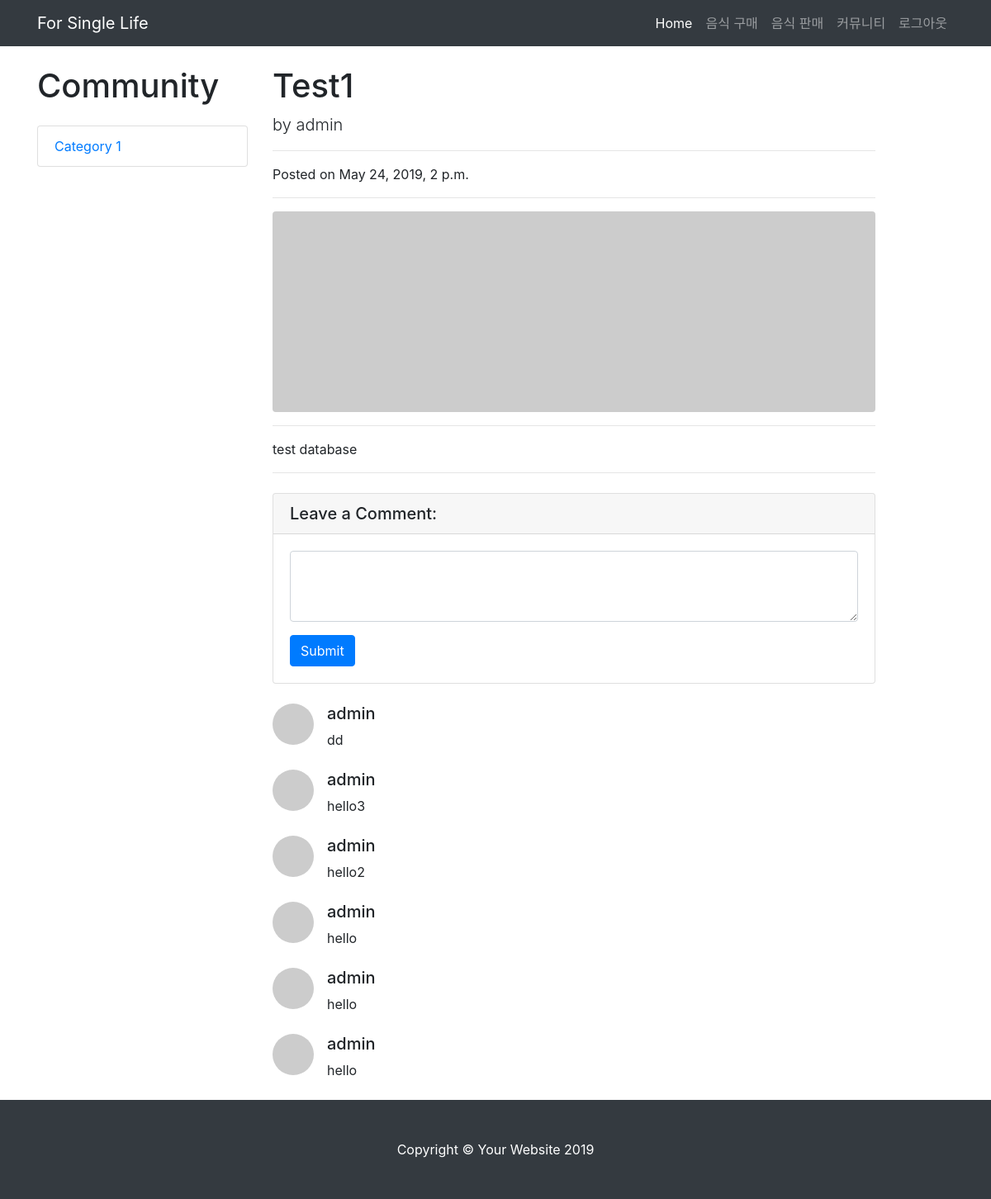
The page /community/post=1 on the database its author committed.
### app/models.py (models this page shows)
class Board(models.Model):
    subject = models.CharField(max_length=50, blank=True)
    name = models.CharField(max_length=30, blank=True)
    created_date = models.DateTimeField(auto_now_add=True)
    content = models.TextField(blank=True)
    photo = models.ImageField(blank=True)
    view = models.IntegerField(default=0)

class Comment(models.Model):
    post = models.ForeignKey(Board, on_delete=models.CASCADE, related_name='comments')
    comment_date = models.DateTimeField(auto_now_add=True)
    comment_contents = models.CharField(max_length=200)
    comment_writer = models.CharField(max_length=30, blank=True)
    class Meta:
        ordering = ['-id']

### app/views.py (the view)
# urls.py: path('community/post=<int:board_id>', views.view_post, name='community_view'),
def view_post(request, board_id):
    board = Board.objects.get(pk=board_id)
    board.view += 1
    board.save()
    context = {'board': board}
    return render(request, "read_post.html", context)

### templates/read_post.html (shortened to what this page needs)
{% load staticfiles %}
<!DOCTYPE html>
<html lang="en">
<head>
  <link href="{% static 'vendor/bootstrap/css/bootstrap.min.css' %}" rel="stylesheet">
  <link href="{% static 'css/blog-post.css' %}" rel="stylesheet">
</head>
<body>
  <nav class="navbar navbar-expand-lg navbar-dark bg-dark fixed-top">
    <div class="container">
      <a class="navbar-brand" href="{% url 'main' %}">For Single Life</a>
      <div class="collapse navbar-collapse" id="navbarResponsive">
        <ul class="navbar-nav ml-auto">
          <li class="nav-item active">
            <a class="nav-link" href="{% url 'main' %}">Home
            </a>
          </li>
          <li class="nav-item">
            <a class="nav-link" href="{% url 'foodlist' %}">음식 구매</a>
          </li>
          <li class="nav-item">
            <a class="nav-link" href="{% url 'foodreg' %}">음식 판매</a>
          </li>
          <li class="nav-item">
            <a class="nav-link" href="{% url 'community' %}">커뮤니티</a>
          </li>
            <li class="nav-item">
            <a class="nav-link" href="{% url 'logout' %}">로그아웃</a>
          </li>
        </ul>
      </div>
    </div>
  </nav>
  <div class="container">
    <div class="row">
        <div class="col-lg-3">
        <h1 class="my-4">Community</h1>
        <div class="list-group">
          <a href="#" class="list-group-item">Category 1</a>
        </div>
      </div>
      <div class="col-lg-8">
        <h1 class="mt-4">{{ board.subject }}</h1>
        <p class="lead">
          by
          <a>{{ board.name }}</a>
        </p>
        <hr>
        <p>Posted on {{ board.created_date }}</p>
        <hr>
        {% if board.photo %}
        <img class="img-fluid rounded" name="image" src="{{ board.photo.url }}" alt="">
            {% else %}
            <img class="img-fluid rounded" name="image" src="http://placehold.it/900x300" alt="">
      {% endif %}
        <hr>
        <p>{{ board.content }}</p>
        <hr>
        <div class="card my-4">
          <h5 class="card-header">Leave a Comment:</h5>
          <div class="card-body">
            <form action="post={{ board.id }}/comment_write" method="POST">
              <div class="form-group">
                <textarea class="form-control" name="content" rows="3"></textarea>
              </div>
              <button type="submit" value="{{ board.id }}" class="btn btn-primary">Submit</button>
            </form>
          </div>
        </div>
        {% for comment in board.comments.all %}
        <div class="media mb-4">
          <img class="d-flex mr-3 rounded-circle" src="http://placehold.it/50x50" alt="">
          <div class="media-body">
            <h5 class="mt-0">{{ comment.comment_writer }}</h5>
            {{ comment.comment_contents }}
          </div>
        </div>
          {% endfor %}
      </div>
    </div>
  </div>
  <footer class="py-5 bg-dark">
    <div class="container">
      <p class="m-0 text-center text-white">Copyright &copy; Your Website 2019</p>
    </div>
  </footer>
</body>
</html>

### static/css/blog-post.css (style rules this page uses)
body { padding-top: 56px; }

### rows shown on the page
Board: subject "Test1", name "admin", created_date "May 24, 2019, 2 p.m.", content "test database"
Comment: comment_writer "admin", comment_contents "dd"
Comment: comment_writer "admin", comment_contents "hello3"
Comment: comment_writer "admin", comment_contents "hello2"
Comment: comment_writer "admin", comment_contents "hello"
Comment: comment_writer "admin", comment_contents "hello"
Comment: comment_writer "admin", comment_contents "hello"
